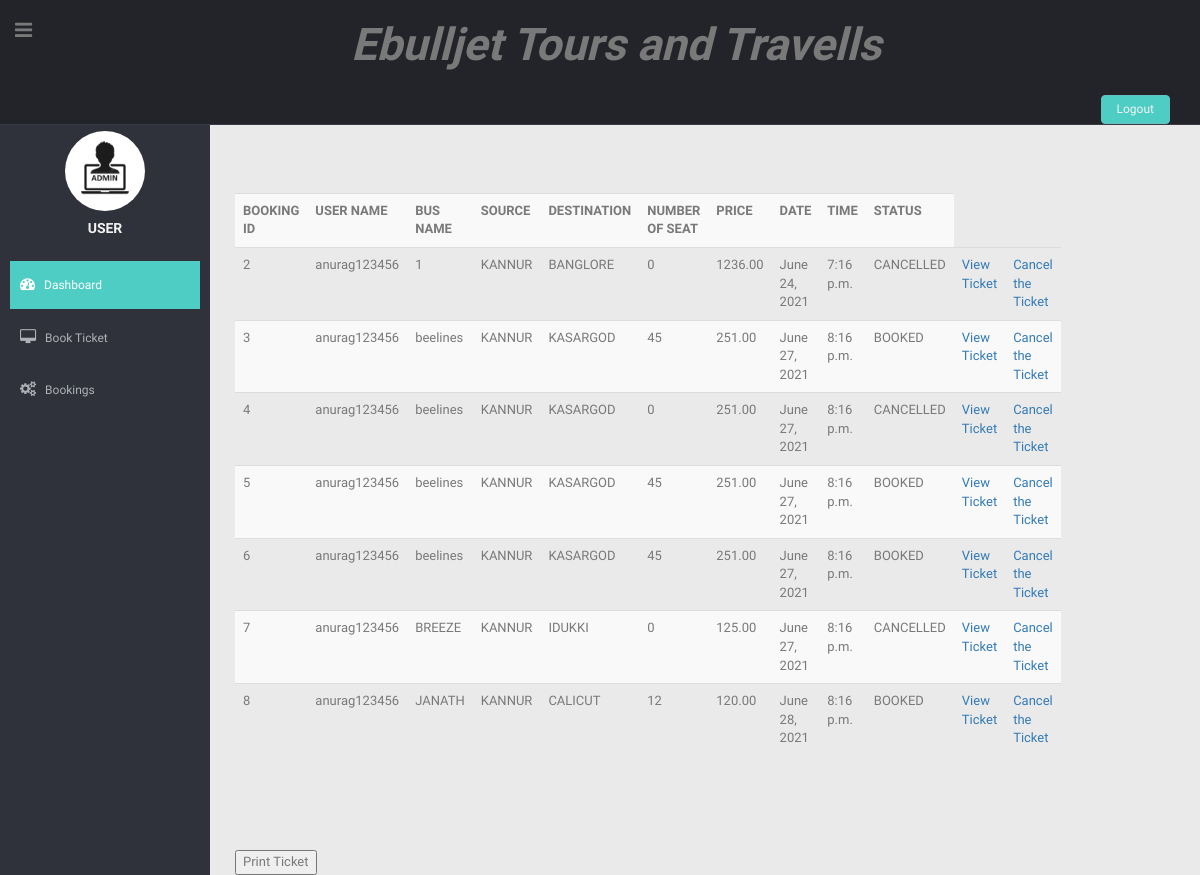
The app's page /bookingapp/seebooking (signed in) with its own data.
### bookingapp/models.py (models this page shows, shortened)
class Book(models.Model):
    BOOKED='B'
    CANCELLED='C'
    TICKET_STATUSES=((BOOKED,'Booked'),(CANCELLED,'Cancelled'),)
    email=models.EmailField(max_length=200)
    name=models.CharField(max_length=100)
    userid = models.IntegerField()
    busid=models.DecimalField(decimal_places=0, max_digits=2)
    bus_name = models.CharField(max_length=30)
    source = models.CharField(max_length=30)
    dest = models.CharField(max_length=30)
    nos = models.DecimalField(decimal_places=0, max_digits=2)
    price = models.DecimalField(decimal_places=2, max_digits=6)
    date = models.DateField()
    time = models.TimeField()
    status = models.CharField(choices=TICKET_STATUSES, default=BOOKED, max_length=2)

### bookingapp/views.py (the view)
# urls.py: path('seebooking',views.seebooking,name='seebooking'),
@login_required(login_url='signin')
def seebooking(request,new={}):
    context={}
    id_r=request.user.id
    booklist=Book.objects.filter(userid=id_r)
    if booklist:
        return render(request,'view_booking.html',locals())
    else:
        return HttpResponse("no booking")

### templates/view_booking.html
{% extends 'user_index.html' %}
{% block body %}
<body>
<form>
<table class="table table-striped">
    <tr>
        <th>BOOKING ID</th>
        <th>USER NAME</th>
        <th>BUS NAME</th>
        <th>SOURCE</th>
        <th>DESTINATION</th>
        <th>NUMBER OF SEAT</th>
        <th>PRICE</th>
        <th>DATE</th>
        <th>TIME</th>
        <th>STATUS</th>
    </tr>
    {% for i in booklist %}
    <tr>
        <td>{{ i.id }}</td>
        <td>{{ i.name }}</td>
        <td>{{ i.bus_name }}</td>
        <td>{{ i.source }}</td>
        <td>{{ i.dest }}</td>
        <td>{{ i.nos }}</td>
        <td>{{ i.price }}</td>
        <td>{{ i.date }}</td>
        <td>{{ i.time }}</td>
        <td>{{ i.status }}</td>
        <td><a href="/bookingapp/viewticket/{{ i.id }}">View Ticket</a> </td>
        <td><a href="/bookingapp/cancellation/{{ i.id }}">Cancel the Ticket</a></td>
    </tr>
    {% endfor %}
</table><br><br><br><br>
    <input type="button" value="Print Ticket" onClick="window.print()">
</form>
</body>
{% endblock %}

### bookingapp/static/css/style.css (style rules this page uses)
body { color: #797979; background: #eaeaea; font-family: 'Ruda', sans-serif; padding: 0px !important; margin: 0px !important; font-size:13px; }
a, a:hover, a:focus { text-decoration: none; outline: none; }

### records on screen
Book: id "2", name "anurag123456", bus_name "1", source "KANNUR", dest "BANGLORE", nos "0", price "1236.00", date "June 24, 2021", time "7:16 p.m.", status "CANCELLED"
Book: id "3", name "anurag123456", bus_name "beelines", source "KANNUR", dest "KASARGOD", nos "45", price "251.00", date "June 27, 2021", time "8:16 p.m.", status "BOOKED"
Book: id "4", name "anurag123456", bus_name "beelines", source "KANNUR", dest "KASARGOD", nos "0", price "251.00", date "June 27, 2021", time "8:16 p.m.", status "CANCELLED"
Book: id "5", name "anurag123456", bus_name "beelines", source "KANNUR", dest "KASARGOD", nos "45", price "251.00", date "June 27, 2021", time "8:16 p.m.", status "BOOKED"
Book: id "6", name "anurag123456", bus_name "beelines", source "KANNUR", dest "KASARGOD", nos "45", price "251.00", date "June 27, 2021", time "8:16 p.m.", status "BOOKED"
Book: id "7", name "anurag123456", bus_name "BREEZE", source "KANNUR", dest "IDUKKI", nos "0", price "125.00", date "June 27, 2021", time "8:16 p.m.", status "CANCELLED"
Book: id "8", name "anurag123456", bus_name "JANATH", source "KANNUR", dest "CALICUT", nos "12", price "120.00", date "June 28, 2021", time "8:16 p.m.", status "BOOKED"
